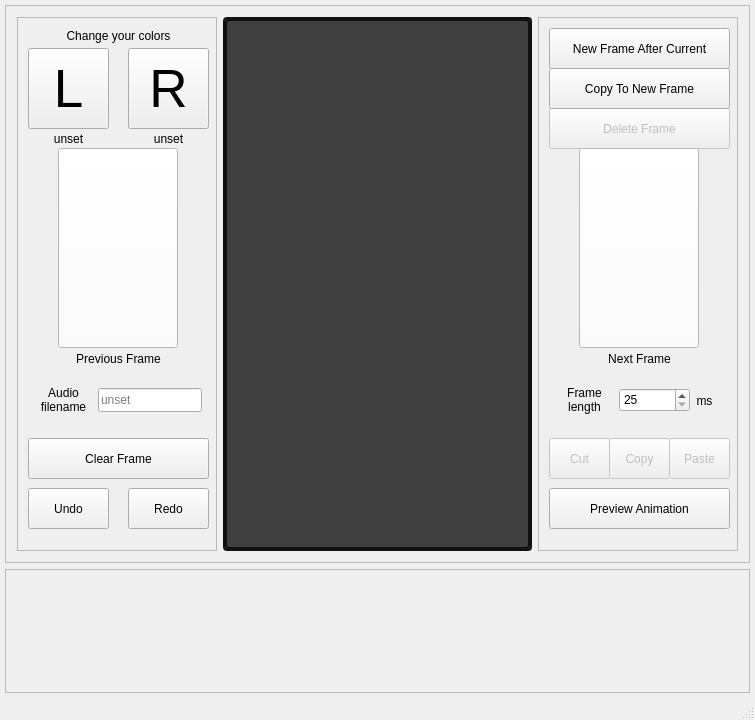
<?xml version="1.0" encoding="UTF-8"?>
<ui version="4.0">
 <class>MainWindow</class>
 <widget class="QMainWindow" name="MainWindow">
  <property name="geometry">
   <rect>
    <x>0</x>
    <y>0</y>
    <width>755</width>
    <height>720</height>
   </rect>
  </property>
  <property name="sizePolicy">
   <sizepolicy hsizetype="MinimumExpanding" vsizetype="MinimumExpanding">
    <horstretch>0</horstretch>
    <verstretch>0</verstretch>
   </sizepolicy>
  </property>
  <property name="minimumSize">
   <size>
    <width>12</width>
    <height>20</height>
   </size>
  </property>
  <property name="windowTitle">
   <string>Untitled Animation</string>
  </property>
  <property name="tabShape">
   <enum>QTabWidget::Rounded</enum>
  </property>
  <widget class="QWidget" name="centralWidget">
   <property name="sizePolicy">
    <sizepolicy hsizetype="MinimumExpanding" vsizetype="MinimumExpanding">
     <horstretch>0</horstretch>
     <verstretch>0</verstretch>
    </sizepolicy>
   </property>
   <property name="minimumSize">
    <size>
     <width>0</width>
     <height>0</height>
    </size>
   </property>
   <layout class="QVBoxLayout" name="verticalLayout">
    <property name="leftMargin">
     <number>5</number>
    </property>
    <property name="topMargin">
     <number>5</number>
    </property>
    <property name="rightMargin">
     <number>5</number>
    </property>
    <property name="bottomMargin">
     <number>5</number>
    </property>
    <item>
     <widget class="QScrollArea" name="scrollArea">
      <property name="widgetResizable">
       <bool>true</bool>
      </property>
      <widget class="QWidget" name="scrollAreaWidgetContents">
       <property name="geometry">
        <rect>
         <x>0</x>
         <y>0</y>
         <width>743</width>
         <height>537</height>
        </rect>
       </property>
       <layout class="QHBoxLayout" name="horizontalLayout_3">
        <item>
         <widget class="QScrollArea" name="scrollArea_3">
          <property name="sizePolicy">
           <sizepolicy hsizetype="Fixed" vsizetype="Expanding">
            <horstretch>0</horstretch>
            <verstretch>0</verstretch>
           </sizepolicy>
          </property>
          <property name="minimumSize">
           <size>
            <width>200</width>
            <height>472</height>
           </size>
          </property>
          <property name="widgetResizable">
           <bool>true</bool>
          </property>
          <widget class="QWidget" name="scrollAreaWidgetContents_4">
           <property name="geometry">
            <rect>
             <x>0</x>
             <y>0</y>
             <width>198</width>
             <height>517</height>
            </rect>
           </property>
           <widget class="QPushButton" name="pushButton_l">
            <property name="geometry">
             <rect>
              <x>10</x>
              <y>30</y>
              <width>81</width>
              <height>81</height>
             </rect>
            </property>
            <property name="font">
             <font>
              <pointsize>40</pointsize>
             </font>
            </property>
            <property name="styleSheet">
             <string notr="true"/>
            </property>
            <property name="text">
             <string>L</string>
            </property>
           </widget>
           <widget class="QPushButton" name="pushButton_r">
            <property name="geometry">
             <rect>
              <x>110</x>
              <y>30</y>
              <width>81</width>
              <height>81</height>
             </rect>
            </property>
            <property name="font">
             <font>
              <pointsize>40</pointsize>
             </font>
            </property>
            <property name="text">
             <string>R</string>
            </property>
           </widget>
           <widget class="QLabel" name="label_2">
            <property name="geometry">
             <rect>
              <x>10</x>
              <y>110</y>
              <width>81</width>
              <height>21</height>
             </rect>
            </property>
            <property name="text">
             <string>unset</string>
            </property>
            <property name="alignment">
             <set>Qt::AlignCenter</set>
            </property>
           </widget>
           <widget class="QLabel" name="label_3">
            <property name="geometry">
             <rect>
              <x>110</x>
              <y>110</y>
              <width>81</width>
              <height>21</height>
             </rect>
            </property>
            <property name="text">
             <string>unset</string>
            </property>
            <property name="alignment">
             <set>Qt::AlignCenter</set>
            </property>
           </widget>
           <widget class="QLabel" name="label_6">
            <property name="geometry">
             <rect>
              <x>50</x>
              <y>330</y>
              <width>101</width>
              <height>21</height>
             </rect>
            </property>
            <property name="text">
             <string>Previous Frame</string>
            </property>
            <property name="alignment">
             <set>Qt::AlignCenter</set>
            </property>
           </widget>
           <widget class="QPushButton" name="pushButton_redo">
            <property name="geometry">
             <rect>
              <x>110</x>
              <y>470</y>
              <width>81</width>
              <height>41</height>
             </rect>
            </property>
            <property name="text">
             <string>Redo</string>
            </property>
           </widget>
           <widget class="QPushButton" name="pushButton_undo">
            <property name="geometry">
             <rect>
              <x>10</x>
              <y>470</y>
              <width>81</width>
              <height>41</height>
             </rect>
            </property>
            <property name="styleSheet">
             <string notr="true"/>
            </property>
            <property name="text">
             <string>Undo</string>
            </property>
           </widget>
           <widget class="QPushButton" name="pushButton_prev">
            <property name="geometry">
             <rect>
              <x>40</x>
              <y>130</y>
              <width>120</width>
              <height>200</height>
             </rect>
            </property>
            <property name="styleSheet">
             <string notr="true">background-color: rgb(255, 255, 255);</string>
            </property>
            <property name="text">
             <string/>
            </property>
           </widget>
           <widget class="QPushButton" name="pushButton_clearFrame">
            <property name="geometry">
             <rect>
              <x>10</x>
              <y>420</y>
              <width>181</width>
              <height>41</height>
             </rect>
            </property>
            <property name="styleSheet">
             <string notr="true"/>
            </property>
            <property name="text">
             <string>Clear Frame</string>
            </property>
           </widget>
           <widget class="QLabel" name="label_4">
            <property name="geometry">
             <rect>
              <x>20</x>
              <y>7</y>
              <width>161</width>
              <height>21</height>
             </rect>
            </property>
            <property name="text">
             <string>Change your colors</string>
            </property>
            <property name="alignment">
             <set>Qt::AlignCenter</set>
            </property>
           </widget>
           <widget class="QLabel" name="label_12">
            <property name="geometry">
             <rect>
              <x>10</x>
              <y>366</y>
              <width>71</width>
              <height>31</height>
             </rect>
            </property>
            <property name="text">
             <string>Audio
filename</string>
            </property>
            <property name="alignment">
             <set>Qt::AlignCenter</set>
            </property>
           </widget>
           <widget class="QLineEdit" name="lineEdit">
            <property name="geometry">
             <rect>
              <x>80</x>
              <y>370</y>
              <width>104</width>
              <height>24</height>
             </rect>
            </property>
            <property name="text">
             <string/>
            </property>
            <property name="placeholderText">
             <string>unset</string>
            </property>
           </widget>
          </widget>
         </widget>
        </item>
        <item>
         <widget class="QScrollArea" name="scrollArea_4">
          <property name="minimumSize">
           <size>
            <width>120</width>
            <height>200</height>
           </size>
          </property>
          <property name="maximumSize">
           <size>
            <width>16777215</width>
            <height>16777215</height>
           </size>
          </property>
          <property name="styleSheet">
           <string notr="true">background-color: rgb(64, 64, 64);
border: 2px solid rgb(16, 16, 16);
border-radius: 4px;</string>
          </property>
          <property name="widgetResizable">
           <bool>true</bool>
          </property>
          <widget class="QWidget" name="scrollAreaWidgetContents_5">
           <property name="geometry">
            <rect>
             <x>0</x>
             <y>0</y>
             <width>309</width>
             <height>515</height>
            </rect>
           </property>
           <layout class="QGridLayout" name="gridLayout_4">
            <item row="0" column="0">
             <layout class="QGridLayout" name="gridLayout"/>
            </item>
           </layout>
          </widget>
         </widget>
        </item>
        <item>
         <widget class="QScrollArea" name="scrollArea_5">
          <property name="sizePolicy">
           <sizepolicy hsizetype="Fixed" vsizetype="Expanding">
            <horstretch>0</horstretch>
            <verstretch>0</verstretch>
           </sizepolicy>
          </property>
          <property name="minimumSize">
           <size>
            <width>200</width>
            <height>472</height>
           </size>
          </property>
          <property name="widgetResizable">
           <bool>true</bool>
          </property>
          <widget class="QWidget" name="scrollAreaWidgetContents_6">
           <property name="geometry">
            <rect>
             <x>0</x>
             <y>0</y>
             <width>198</width>
             <height>517</height>
            </rect>
           </property>
           <widget class="QLabel" name="label_5">
            <property name="geometry">
             <rect>
              <x>50</x>
              <y>330</y>
              <width>101</width>
              <height>21</height>
             </rect>
            </property>
            <property name="text">
             <string>Next Frame</string>
            </property>
            <property name="alignment">
             <set>Qt::AlignCenter</set>
            </property>
           </widget>
           <widget class="QPushButton" name="pushButton_new">
            <property name="geometry">
             <rect>
              <x>10</x>
              <y>10</y>
              <width>181</width>
              <height>41</height>
             </rect>
            </property>
            <property name="styleSheet">
             <string notr="true"/>
            </property>
            <property name="text">
             <string>New Frame After Current</string>
            </property>
           </widget>
           <widget class="QPushButton" name="pushButton_delete">
            <property name="enabled">
             <bool>false</bool>
            </property>
            <property name="geometry">
             <rect>
              <x>10</x>
              <y>90</y>
              <width>181</width>
              <height>41</height>
             </rect>
            </property>
            <property name="styleSheet">
             <string notr="true"/>
            </property>
            <property name="text">
             <string>Delete Frame</string>
            </property>
           </widget>
           <widget class="QLabel" name="label_8">
            <property name="geometry">
             <rect>
              <x>10</x>
              <y>366</y>
              <width>71</width>
              <height>31</height>
             </rect>
            </property>
            <property name="text">
             <string>Frame
length</string>
            </property>
            <property name="alignment">
             <set>Qt::AlignCenter</set>
            </property>
           </widget>
           <widget class="QLabel" name="label_9">
            <property name="geometry">
             <rect>
              <x>150</x>
              <y>372</y>
              <width>31</width>
              <height>21</height>
             </rect>
            </property>
            <property name="text">
             <string>ms</string>
            </property>
            <property name="alignment">
             <set>Qt::AlignCenter</set>
            </property>
           </widget>
           <widget class="QPushButton" name="pushButton_preview">
            <property name="geometry">
             <rect>
              <x>10</x>
              <y>470</y>
              <width>181</width>
              <height>41</height>
             </rect>
            </property>
            <property name="text">
             <string>Preview Animation</string>
            </property>
           </widget>
           <widget class="QSpinBox" name="spinBox">
            <property name="geometry">
             <rect>
              <x>80</x>
              <y>370</y>
              <width>71</width>
              <height>24</height>
             </rect>
            </property>
            <property name="minimumSize">
             <size>
              <width>71</width>
              <height>24</height>
             </size>
            </property>
            <property name="minimum">
             <number>25</number>
            </property>
            <property name="maximum">
             <number>1000000</number>
            </property>
           </widget>
           <widget class="QPushButton" name="pushButton_next">
            <property name="geometry">
             <rect>
              <x>40</x>
              <y>130</y>
              <width>120</width>
              <height>200</height>
             </rect>
            </property>
            <property name="styleSheet">
             <string notr="true">background-color: rgb(255, 255, 255);</string>
            </property>
            <property name="text">
             <string/>
            </property>
           </widget>
           <widget class="QPushButton" name="pushButton_copyNew">
            <property name="geometry">
             <rect>
              <x>10</x>
              <y>50</y>
              <width>181</width>
              <height>41</height>
             </rect>
            </property>
            <property name="styleSheet">
             <string notr="true"/>
            </property>
            <property name="text">
             <string>Copy To New Frame</string>
            </property>
           </widget>
           <widget class="QPushButton" name="pushButton_undo_2">
            <property name="enabled">
             <bool>false</bool>
            </property>
            <property name="geometry">
             <rect>
              <x>10</x>
              <y>420</y>
              <width>61</width>
              <height>41</height>
             </rect>
            </property>
            <property name="styleSheet">
             <string notr="true"/>
            </property>
            <property name="text">
             <string>Cut</string>
            </property>
           </widget>
           <widget class="QPushButton" name="pushButton_undo_3">
            <property name="enabled">
             <bool>false</bool>
            </property>
            <property name="geometry">
             <rect>
              <x>70</x>
              <y>420</y>
              <width>61</width>
              <height>41</height>
             </rect>
            </property>
            <property name="styleSheet">
             <string notr="true"/>
            </property>
            <property name="text">
             <string>Copy</string>
            </property>
           </widget>
           <widget class="QPushButton" name="pushButton_undo_4">
            <property name="enabled">
             <bool>false</bool>
            </property>
            <property name="geometry">
             <rect>
              <x>130</x>
              <y>420</y>
              <width>61</width>
              <height>41</height>
             </rect>
            </property>
            <property name="styleSheet">
             <string notr="true"/>
            </property>
            <property name="text">
             <string>Paste</string>
            </property>
           </widget>
          </widget>
         </widget>
        </item>
       </layout>
      </widget>
     </widget>
    </item>
    <item>
     <widget class="QScrollArea" name="scrollArea_2">
      <property name="sizePolicy">
       <sizepolicy hsizetype="Expanding" vsizetype="Fixed">
        <horstretch>0</horstretch>
        <verstretch>0</verstretch>
       </sizepolicy>
      </property>
      <property name="minimumSize">
       <size>
        <width>0</width>
        <height>124</height>
       </size>
      </property>
      <property name="widgetResizable">
       <bool>true</bool>
      </property>
      <widget class="QWidget" name="scrollAreaWidgetContents_3">
       <property name="geometry">
        <rect>
         <x>0</x>
         <y>0</y>
         <width>743</width>
         <height>122</height>
        </rect>
       </property>
       <layout class="QHBoxLayout" name="horizontalLayout">
        <item>
         <layout class="QHBoxLayout" name="horizontalLayout_2">
          <property name="spacing">
           <number>6</number>
          </property>
         </layout>
        </item>
       </layout>
      </widget>
     </widget>
    </item>
   </layout>
  </widget>
  <widget class="QStatusBar" name="statusBar"/>
  <widget class="QMenuBar" name="menuBar">
   <property name="geometry">
    <rect>
     <x>0</x>
     <y>0</y>
     <width>755</width>
     <height>21</height>
    </rect>
   </property>
  </widget>
 </widget>
 <layoutdefault spacing="6" margin="11"/>
 <resources/>
 <connections/>
</ui>
